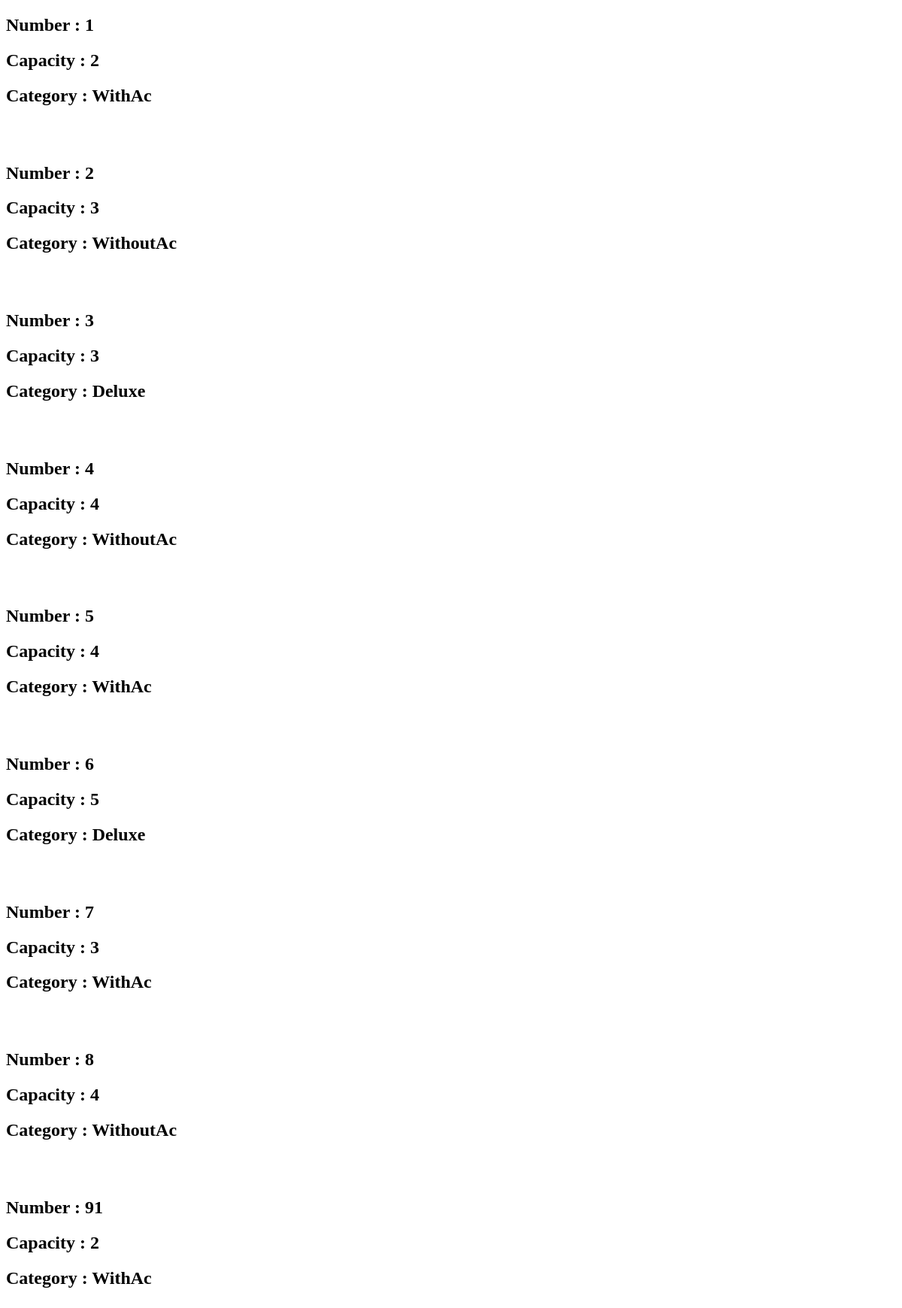
The app's page /book_now/, older data.
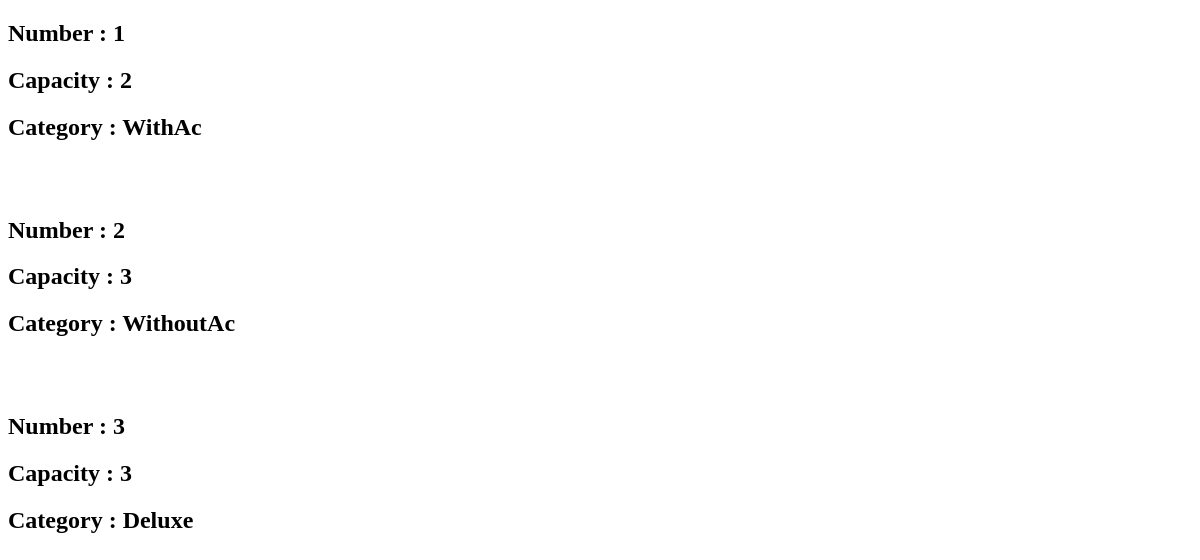
The same page, newer data.
### HMS_APP/models.py (models this page shows, shortened)
class Room(models.Model) :
    ROOM_CATEGORIES = (
        ('WithAc', 'AC'),
        ('WithoutAc', 'NON-AC'),
        ('Deluxe', 'DELUXE'),
    )
    number = models.IntegerField()
    category = models.CharField(max_length = 10, choices=ROOM_CATEGORIES)
    capacity = models.IntegerField()
    room_description = models.TextField()
    room_price = models.IntegerField(help_text = "Price Per Day", null=True)
    room_picture = models.ImageField(null=True)

### HMS_APP/views.py (the view)
# urls.py: path('book_now/', views.showDetails, name = "showDetails"),
def showDetails(request):
    RoomDetails = Room.objects.all()
    context = {'roomDetails' : RoomDetails}
    return render(request, 'details.html', context)

### templates/details.html (shortened to what this page needs)
<!DOCTYPE html>
<html lang="en">
<head>
	<link rel="stylesheet" type="text/css" href="/static/css/nav.css">
</head>
<body>
 {% for rooms in roomDetails %}
  <a href = "{% url 'BookSelection' number=rooms.number %}">
  <h2> Number : {{rooms.number }}</h2>
  <h2> Capacity : {{rooms.capacity }}</h2>
  <h2> Category : {{rooms.category }}</h2>
  <br>
  <br>
    {%endfor%}
  </a>
</body>
</html>

### templates/details.html (style rules this page uses)
a { text-decoration : none; color : black; }

Row changes from the older to the newer data that the page shows:
removed Room: number "4", capacity "4", category "WithoutAc"
removed Room: number "5", capacity "4", category "WithAc"
removed Room: number "6", capacity "5", category "Deluxe"
removed Room: number "7", capacity "3", category "WithAc"
removed Room: number "8", capacity "4", category "WithoutAc"
removed Room: number "91", capacity "2", category "WithAc"
